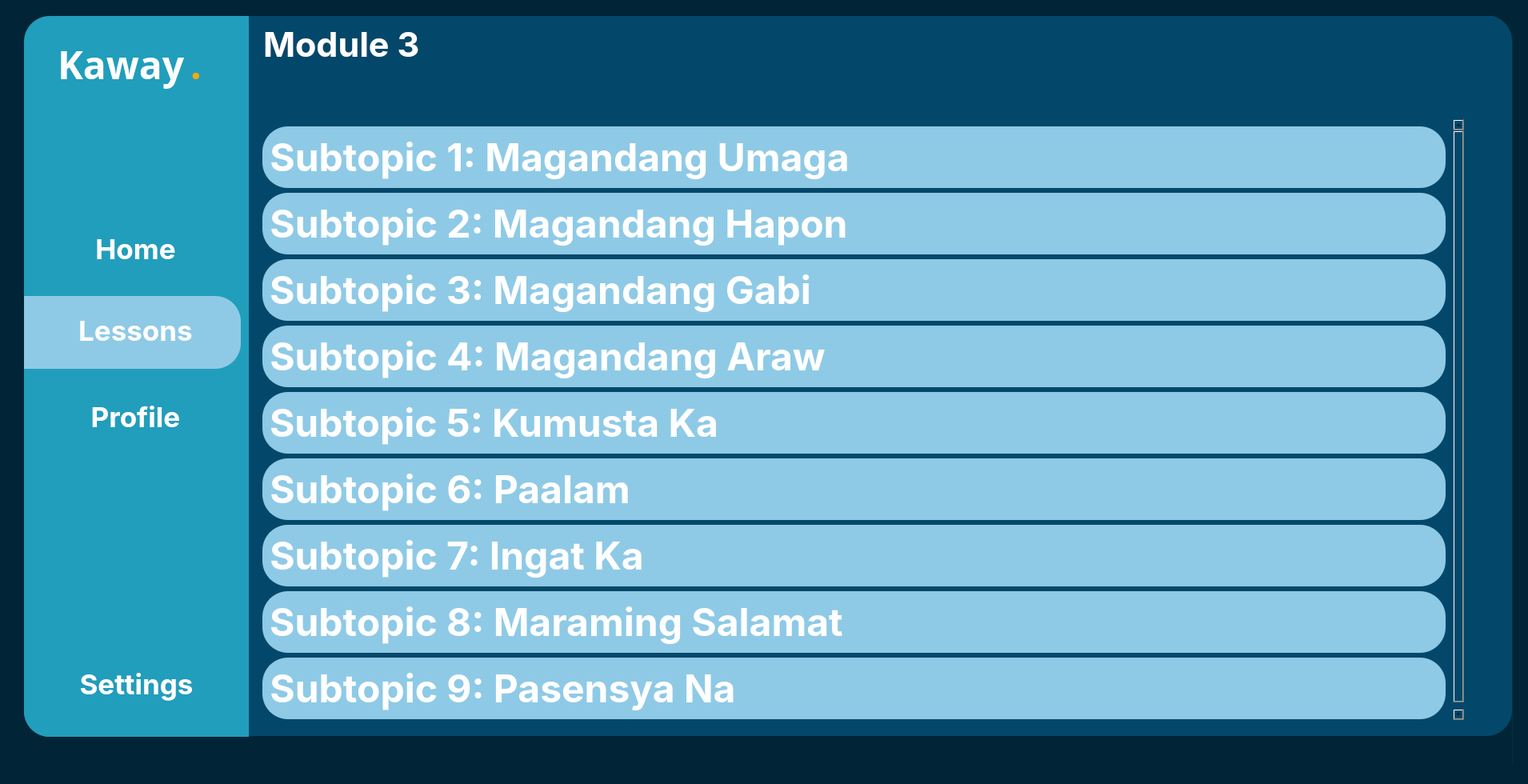
<?xml version="1.0" encoding="UTF-8"?>
<ui version="4.0">
 <class>MainWindow</class>
 <widget class="QWidget" name="MainWindow">
  <property name="geometry">
   <rect>
    <x>0</x>
    <y>0</y>
    <width>1910</width>
    <height>980</height>
   </rect>
  </property>
  <property name="windowTitle">
   <string>MainWindow</string>
  </property>
  <property name="styleSheet">
   <string notr="true">
background-color: rgb(1, 37, 55);</string>
  </property>
  <widget class="QWidget" name="centralwidget" native="true">
   <property name="geometry">
    <rect>
     <x>0</x>
     <y>0</y>
     <width>1921</width>
     <height>1051</height>
    </rect>
   </property>
   <widget class="QWidget" name="MainBar" native="true">
    <property name="geometry">
     <rect>
      <x>30</x>
      <y>20</y>
      <width>1861</width>
      <height>1011</height>
     </rect>
    </property>
    <property name="styleSheet">
     <string notr="true"/>
    </property>
    <widget class="QWidget" name="SideTab" native="true">
     <property name="geometry">
      <rect>
       <x>0</x>
       <y>0</y>
       <width>281</width>
       <height>961</height>
      </rect>
     </property>
     <widget class="QFrame" name="SideTabFrame">
      <property name="geometry">
       <rect>
        <x>0</x>
        <y>0</y>
        <width>291</width>
        <height>901</height>
       </rect>
      </property>
      <property name="styleSheet">
       <string notr="true">background-color: rgb(33, 158, 188);
border-top-left-radius: 32px;
border-bottom-left-radius: 32px;</string>
      </property>
      <property name="frameShape">
       <enum>QFrame::StyledPanel</enum>
      </property>
      <property name="frameShadow">
       <enum>QFrame::Raised</enum>
      </property>
      <widget class="QPushButton" name="Lessons">
       <property name="geometry">
        <rect>
         <x>0</x>
         <y>372</y>
         <width>279</width>
         <height>42</height>
        </rect>
       </property>
       <property name="font">
        <font>
         <family>Inter</family>
         <pointsize>26</pointsize>
         <bold>true</bold>
        </font>
       </property>
       <property name="styleSheet">
        <string notr="true">color:rgb(255, 255, 255);
background-color: rgba(255, 255, 255, 0);</string>
       </property>
       <property name="text">
        <string>Lessons</string>
       </property>
       <property name="icon">
        <iconset>
         <normaloff>../linear/note-2.svg</normaloff>../linear/note-2.svg</iconset>
       </property>
       <property name="iconSize">
        <size>
         <width>40</width>
         <height>40</height>
        </size>
       </property>
      </widget>
      <widget class="QFrame" name="frame">
       <property name="geometry">
        <rect>
         <x>0</x>
         <y>350</y>
         <width>271</width>
         <height>91</height>
        </rect>
       </property>
       <property name="styleSheet">
        <string notr="true">background-color: rgb(142, 202, 230);
border-top-left-radius: 0px;
border-bottom-left-radius: 0px;
border-top-right-radius: 32px;
border-bottom-right-radius: 32px;</string>
       </property>
       <property name="frameShape">
        <enum>QFrame::StyledPanel</enum>
       </property>
       <property name="frameShadow">
        <enum>QFrame::Raised</enum>
       </property>
      </widget>
      <widget class="QWidget" name="verticalLayoutWidget">
       <property name="geometry">
        <rect>
         <x>0</x>
         <y>770</y>
         <width>281</width>
         <height>131</height>
        </rect>
       </property>
       <layout class="QVBoxLayout" name="verticalLayout">
        <item>
         <widget class="QPushButton" name="Settings">
          <property name="font">
           <font>
            <family>Inter</family>
            <pointsize>26</pointsize>
            <bold>true</bold>
           </font>
          </property>
          <property name="styleSheet">
           <string notr="true">color:rgb(255, 255, 255)</string>
          </property>
          <property name="text">
           <string>Settings</string>
          </property>
          <property name="icon">
           <iconset>
            <normaloff>../linear/setting-3.svg</normaloff>../linear/setting-3.svg</iconset>
          </property>
          <property name="iconSize">
           <size>
            <width>35</width>
            <height>35</height>
           </size>
          </property>
         </widget>
        </item>
       </layout>
      </widget>
      <widget class="QWidget" name="horizontalLayoutWidget">
       <property name="geometry">
        <rect>
         <x>42</x>
         <y>20</y>
         <width>241</width>
         <height>80</height>
        </rect>
       </property>
       <layout class="QHBoxLayout" name="horizontalLayout">
        <item>
         <widget class="QLabel" name="Kaway">
          <property name="font">
           <font>
            <family>Poppins</family>
            <pointsize>36</pointsize>
            <bold>true</bold>
           </font>
          </property>
          <property name="styleSheet">
           <string notr="true">color:rgb(255, 255, 255)</string>
          </property>
          <property name="text">
           <string>Kaway</string>
          </property>
         </widget>
        </item>
        <item>
         <widget class="QLabel" name="Dot">
          <property name="font">
           <font>
            <family>Poppins</family>
            <pointsize>36</pointsize>
            <bold>true</bold>
           </font>
          </property>
          <property name="styleSheet">
           <string notr="true">color: rgb(255, 170, 0);</string>
          </property>
          <property name="text">
           <string>.</string>
          </property>
         </widget>
        </item>
       </layout>
      </widget>
      <widget class="QPushButton" name="Profile">
       <property name="geometry">
        <rect>
         <x>0</x>
         <y>480</y>
         <width>279</width>
         <height>42</height>
        </rect>
       </property>
       <property name="font">
        <font>
         <family>Inter</family>
         <pointsize>26</pointsize>
         <bold>true</bold>
        </font>
       </property>
       <property name="styleSheet">
        <string notr="true">color:rgb(255, 255, 255)</string>
       </property>
       <property name="text">
        <string>Profile</string>
       </property>
       <property name="icon">
        <iconset>
         <normaloff>../linear/user-square.svg</normaloff>../linear/user-square.svg</iconset>
       </property>
       <property name="iconSize">
        <size>
         <width>35</width>
         <height>35</height>
        </size>
       </property>
      </widget>
      <widget class="QPushButton" name="Home">
       <property name="geometry">
        <rect>
         <x>0</x>
         <y>270</y>
         <width>279</width>
         <height>42</height>
        </rect>
       </property>
       <property name="font">
        <font>
         <family>Inter</family>
         <pointsize>26</pointsize>
         <bold>true</bold>
        </font>
       </property>
       <property name="layoutDirection">
        <enum>Qt::LeftToRight</enum>
       </property>
       <property name="autoFillBackground">
        <bool>false</bool>
       </property>
       <property name="styleSheet">
        <string notr="true">color:rgb(255, 255, 255);
background-color: rgba(255, 255, 255, 0)</string>
       </property>
       <property name="text">
        <string>Home</string>
       </property>
       <property name="icon">
        <iconset>
         <normaloff>../linear/element-3.png</normaloff>../linear/element-3.png</iconset>
       </property>
       <property name="iconSize">
        <size>
         <width>30</width>
         <height>30</height>
        </size>
       </property>
      </widget>
      <zorder>frame</zorder>
      <zorder>Lessons</zorder>
      <zorder>verticalLayoutWidget</zorder>
      <zorder>horizontalLayoutWidget</zorder>
      <zorder>Profile</zorder>
      <zorder>Home</zorder>
     </widget>
    </widget>
    <widget class="QWidget" name="RightContainer" native="true">
     <property name="geometry">
      <rect>
       <x>279</x>
       <y>-1</y>
       <width>1581</width>
       <height>1011</height>
      </rect>
     </property>
     <widget class="QFrame" name="mainframe">
      <property name="geometry">
       <rect>
        <x>0</x>
        <y>0</y>
        <width>1581</width>
        <height>901</height>
       </rect>
      </property>
      <property name="styleSheet">
       <string notr="true">background-color: rgb(3, 72, 106);
border-top-right-radius: 32px;
border-bottom-right-radius: 32px;</string>
      </property>
      <property name="frameShape">
       <enum>QFrame::StyledPanel</enum>
      </property>
      <property name="frameShadow">
       <enum>QFrame::Raised</enum>
      </property>
      <widget class="QWidget" name="verticalLayoutWidget_2">
       <property name="geometry">
        <rect>
         <x>20</x>
         <y>10</y>
         <width>1061</width>
         <height>101</height>
        </rect>
       </property>
       <layout class="QVBoxLayout" name="verticalLayout_2">
        <item>
         <widget class="QLabel" name="Module">
          <property name="font">
           <font>
            <family>Inter</family>
            <pointsize>32</pointsize>
            <bold>true</bold>
           </font>
          </property>
          <property name="styleSheet">
           <string notr="true">color: rgb(255, 255, 255);</string>
          </property>
          <property name="text">
           <string>Module 3</string>
          </property>
         </widget>
        </item>
        <item>
         <widget class="QLabel" name="subtopic">
          <property name="font">
           <font>
            <family>Inter</family>
            <pointsize>26</pointsize>
            <bold>true</bold>
           </font>
          </property>
          <property name="styleSheet">
           <string notr="true">color: rgb(255, 255, 255);</string>
          </property>
          <property name="text">
           <string/>
          </property>
         </widget>
        </item>
       </layout>
      </widget>
      <widget class="QScrollArea" name="scrollArea">
       <property name="geometry">
        <rect>
         <x>10</x>
         <y>130</y>
         <width>1511</width>
         <height>751</height>
        </rect>
       </property>
       <property name="widgetResizable">
        <bool>true</bool>
       </property>
       <widget class="QWidget" name="scrollAreaWidgetContents">
        <property name="geometry">
         <rect>
          <x>0</x>
          <y>0</y>
          <width>1511</width>
          <height>751</height>
         </rect>
        </property>
        <layout class="QVBoxLayout" name="verticalLayout_6">
         <item>
          <widget class="QFrame" name="A">
           <property name="styleSheet">
            <string notr="true">background-color: rgb(142, 202, 230);
border-radius: 32px
</string>
           </property>
           <property name="frameShape">
            <enum>QFrame::StyledPanel</enum>
           </property>
           <property name="frameShadow">
            <enum>QFrame::Raised</enum>
           </property>
           <layout class="QVBoxLayout" name="verticalLayout_5">
            <item>
             <widget class="QPushButton" name="UMAGA">
              <property name="sizePolicy">
               <sizepolicy hsizetype="Fixed" vsizetype="Fixed">
                <horstretch>0</horstretch>
                <verstretch>0</verstretch>
               </sizepolicy>
              </property>
              <property name="font">
               <font>
                <family>Inter</family>
                <pointsize>36</pointsize>
                <bold>true</bold>
               </font>
              </property>
              <property name="styleSheet">
               <string notr="true">color: rgb(255, 255, 255);</string>
              </property>
              <property name="text">
               <string>Subtopic 1: Magandang Umaga</string>
              </property>
             </widget>
            </item>
           </layout>
          </widget>
         </item>
         <item>
          <widget class="QFrame" name="UpperFrame_2">
           <property name="styleSheet">
            <string notr="true">background-color: rgb(142, 202, 230);
border-radius: 32px
</string>
           </property>
           <property name="frameShape">
            <enum>QFrame::StyledPanel</enum>
           </property>
           <property name="frameShadow">
            <enum>QFrame::Raised</enum>
           </property>
           <layout class="QVBoxLayout" name="verticalLayout_9">
            <item>
             <widget class="QPushButton" name="HAPON">
              <property name="sizePolicy">
               <sizepolicy hsizetype="Fixed" vsizetype="Fixed">
                <horstretch>0</horstretch>
                <verstretch>0</verstretch>
               </sizepolicy>
              </property>
              <property name="font">
               <font>
                <family>Inter</family>
                <pointsize>36</pointsize>
                <bold>true</bold>
               </font>
              </property>
              <property name="styleSheet">
               <string notr="true">color: rgb(255, 255, 255);</string>
              </property>
              <property name="text">
               <string>Subtopic 2: Magandang Hapon</string>
              </property>
             </widget>
            </item>
           </layout>
          </widget>
         </item>
         <item>
          <widget class="QFrame" name="UpperFrame_3">
           <property name="styleSheet">
            <string notr="true">background-color: rgb(142, 202, 230);
border-radius: 32px
</string>
           </property>
           <property name="frameShape">
            <enum>QFrame::StyledPanel</enum>
           </property>
           <property name="frameShadow">
            <enum>QFrame::Raised</enum>
           </property>
           <layout class="QVBoxLayout" name="verticalLayout_10">
            <item>
             <widget class="QPushButton" name="GABI">
              <property name="sizePolicy">
               <sizepolicy hsizetype="Fixed" vsizetype="Fixed">
                <horstretch>0</horstretch>
                <verstretch>0</verstretch>
               </sizepolicy>
              </property>
              <property name="font">
               <font>
                <family>Inter</family>
                <pointsize>36</pointsize>
                <bold>true</bold>
               </font>
              </property>
              <property name="styleSheet">
               <string notr="true">color: rgb(255, 255, 255);</string>
              </property>
              <property name="text">
               <string>Subtopic 3: Magandang Gabi</string>
              </property>
             </widget>
            </item>
           </layout>
          </widget>
         </item>
         <item>
          <widget class="QFrame" name="UpperFrame_29">
           <property name="styleSheet">
            <string notr="true">background-color: rgb(142, 202, 230);
border-radius: 32px
</string>
           </property>
           <property name="frameShape">
            <enum>QFrame::StyledPanel</enum>
           </property>
           <property name="frameShadow">
            <enum>QFrame::Raised</enum>
           </property>
           <layout class="QVBoxLayout" name="verticalLayout_18">
            <item>
             <widget class="QPushButton" name="ARAW">
              <property name="sizePolicy">
               <sizepolicy hsizetype="Fixed" vsizetype="Fixed">
                <horstretch>0</horstretch>
                <verstretch>0</verstretch>
               </sizepolicy>
              </property>
              <property name="font">
               <font>
                <family>Inter</family>
                <pointsize>36</pointsize>
                <bold>true</bold>
               </font>
              </property>
              <property name="styleSheet">
               <string notr="true">color: rgb(255, 255, 255);</string>
              </property>
              <property name="text">
               <string>Subtopic 4: Magandang Araw</string>
              </property>
             </widget>
            </item>
           </layout>
          </widget>
         </item>
         <item>
          <widget class="QFrame" name="UpperFrame_4">
           <property name="styleSheet">
            <string notr="true">background-color: rgb(142, 202, 230);
border-radius: 32px
</string>
           </property>
           <property name="frameShape">
            <enum>QFrame::StyledPanel</enum>
           </property>
           <property name="frameShadow">
            <enum>QFrame::Raised</enum>
           </property>
           <layout class="QVBoxLayout" name="verticalLayout_11">
            <item>
             <widget class="QPushButton" name="KUMUSTA">
              <property name="sizePolicy">
               <sizepolicy hsizetype="Fixed" vsizetype="Fixed">
                <horstretch>0</horstretch>
                <verstretch>0</verstretch>
               </sizepolicy>
              </property>
              <property name="font">
               <font>
                <family>Inter</family>
                <pointsize>36</pointsize>
                <bold>true</bold>
               </font>
              </property>
              <property name="styleSheet">
               <string notr="true">color: rgb(255, 255, 255);</string>
              </property>
              <property name="text">
               <string>Subtopic 5: Kumusta Ka</string>
              </property>
             </widget>
            </item>
           </layout>
          </widget>
         </item>
         <item>
          <widget class="QFrame" name="UpperFrame_6">
           <property name="styleSheet">
            <string notr="true">background-color: rgb(142, 202, 230);
border-radius: 32px
</string>
           </property>
           <property name="frameShape">
            <enum>QFrame::StyledPanel</enum>
           </property>
           <property name="frameShadow">
            <enum>QFrame::Raised</enum>
           </property>
           <layout class="QVBoxLayout" name="verticalLayout_13">
            <item>
             <widget class="QPushButton" name="PAALAM">
              <property name="sizePolicy">
               <sizepolicy hsizetype="Fixed" vsizetype="Fixed">
                <horstretch>0</horstretch>
                <verstretch>0</verstretch>
               </sizepolicy>
              </property>
              <property name="font">
               <font>
                <family>Inter</family>
                <pointsize>36</pointsize>
                <bold>true</bold>
               </font>
              </property>
              <property name="styleSheet">
               <string notr="true">color: rgb(255, 255, 255);</string>
              </property>
              <property name="text">
               <string>Subtopic 6: Paalam</string>
              </property>
             </widget>
            </item>
           </layout>
          </widget>
         </item>
         <item>
          <widget class="QFrame" name="UpperFrame_7">
           <property name="styleSheet">
            <string notr="true">background-color: rgb(142, 202, 230);
border-radius: 32px
</string>
           </property>
           <property name="frameShape">
            <enum>QFrame::StyledPanel</enum>
           </property>
           <property name="frameShadow">
            <enum>QFrame::Raised</enum>
           </property>
           <layout class="QVBoxLayout" name="verticalLayout_14">
            <item>
             <widget class="QPushButton" name="INGAT">
              <property name="sizePolicy">
               <sizepolicy hsizetype="Fixed" vsizetype="Fixed">
                <horstretch>0</horstretch>
                <verstretch>0</verstretch>
               </sizepolicy>
              </property>
              <property name="font">
               <font>
                <family>Inter</family>
                <pointsize>36</pointsize>
                <bold>true</bold>
               </font>
              </property>
              <property name="styleSheet">
               <string notr="true">color: rgb(255, 255, 255);</string>
              </property>
              <property name="text">
               <string>Subtopic 7: Ingat Ka</string>
              </property>
             </widget>
            </item>
           </layout>
          </widget>
         </item>
         <item>
          <widget class="QFrame" name="UpperFrame_8">
           <property name="styleSheet">
            <string notr="true">background-color: rgb(142, 202, 230);
border-radius: 32px
</string>
           </property>
           <property name="frameShape">
            <enum>QFrame::StyledPanel</enum>
           </property>
           <property name="frameShadow">
            <enum>QFrame::Raised</enum>
           </property>
           <layout class="QVBoxLayout" name="verticalLayout_15">
            <item>
             <widget class="QPushButton" name="SALAMAT">
              <property name="sizePolicy">
               <sizepolicy hsizetype="Fixed" vsizetype="Fixed">
                <horstretch>0</horstretch>
                <verstretch>0</verstretch>
               </sizepolicy>
              </property>
              <property name="font">
               <font>
                <family>Inter</family>
                <pointsize>36</pointsize>
                <bold>true</bold>
               </font>
              </property>
              <property name="styleSheet">
               <string notr="true">color: rgb(255, 255, 255);</string>
              </property>
              <property name="text">
               <string>Subtopic 8: Maraming Salamat</string>
              </property>
             </widget>
            </item>
           </layout>
          </widget>
         </item>
         <item>
          <widget class="QFrame" name="UpperFrame_9">
           <property name="styleSheet">
            <string notr="true">background-color: rgb(142, 202, 230);
border-radius: 32px
</string>
           </property>
           <property name="frameShape">
            <enum>QFrame::StyledPanel</enum>
           </property>
           <property name="frameShadow">
            <enum>QFrame::Raised</enum>
           </property>
           <layout class="QVBoxLayout" name="verticalLayout_16">
            <item>
             <widget class="QPushButton" name="PASENSYA">
              <property name="sizePolicy">
               <sizepolicy hsizetype="Fixed" vsizetype="Fixed">
                <horstretch>0</horstretch>
                <verstretch>0</verstretch>
               </sizepolicy>
              </property>
              <property name="font">
               <font>
                <family>Inter</family>
                <pointsize>36</pointsize>
                <bold>true</bold>
               </font>
              </property>
              <property name="styleSheet">
               <string notr="true">color: rgb(255, 255, 255);</string>
              </property>
              <property name="text">
               <string>Subtopic 9: Pasensya Na</string>
              </property>
             </widget>
            </item>
           </layout>
          </widget>
         </item>
        </layout>
       </widget>
      </widget>
     </widget>
    </widget>
    <widget class="QFrame" name="MainFrame">
     <property name="geometry">
      <rect>
       <x>0</x>
       <y>0</y>
       <width>1861</width>
       <height>961</height>
      </rect>
     </property>
     <property name="styleSheet">
      <string notr="true">background-color: rgb(2, 48, 71);
border-radius: 32px
</string>
     </property>
     <property name="frameShape">
      <enum>QFrame::StyledPanel</enum>
     </property>
     <property name="frameShadow">
      <enum>QFrame::Raised</enum>
     </property>
    </widget>
    <zorder>MainFrame</zorder>
    <zorder>RightContainer</zorder>
    <zorder>SideTab</zorder>
   </widget>
  </widget>
  <widget class="QStatusBar" name="statusbar">
   <property name="geometry">
    <rect>
     <x>0</x>
     <y>0</y>
     <width>3</width>
     <height>21</height>
    </rect>
   </property>
  </widget>
 </widget>
 <resources/>
 <connections/>
</ui>
